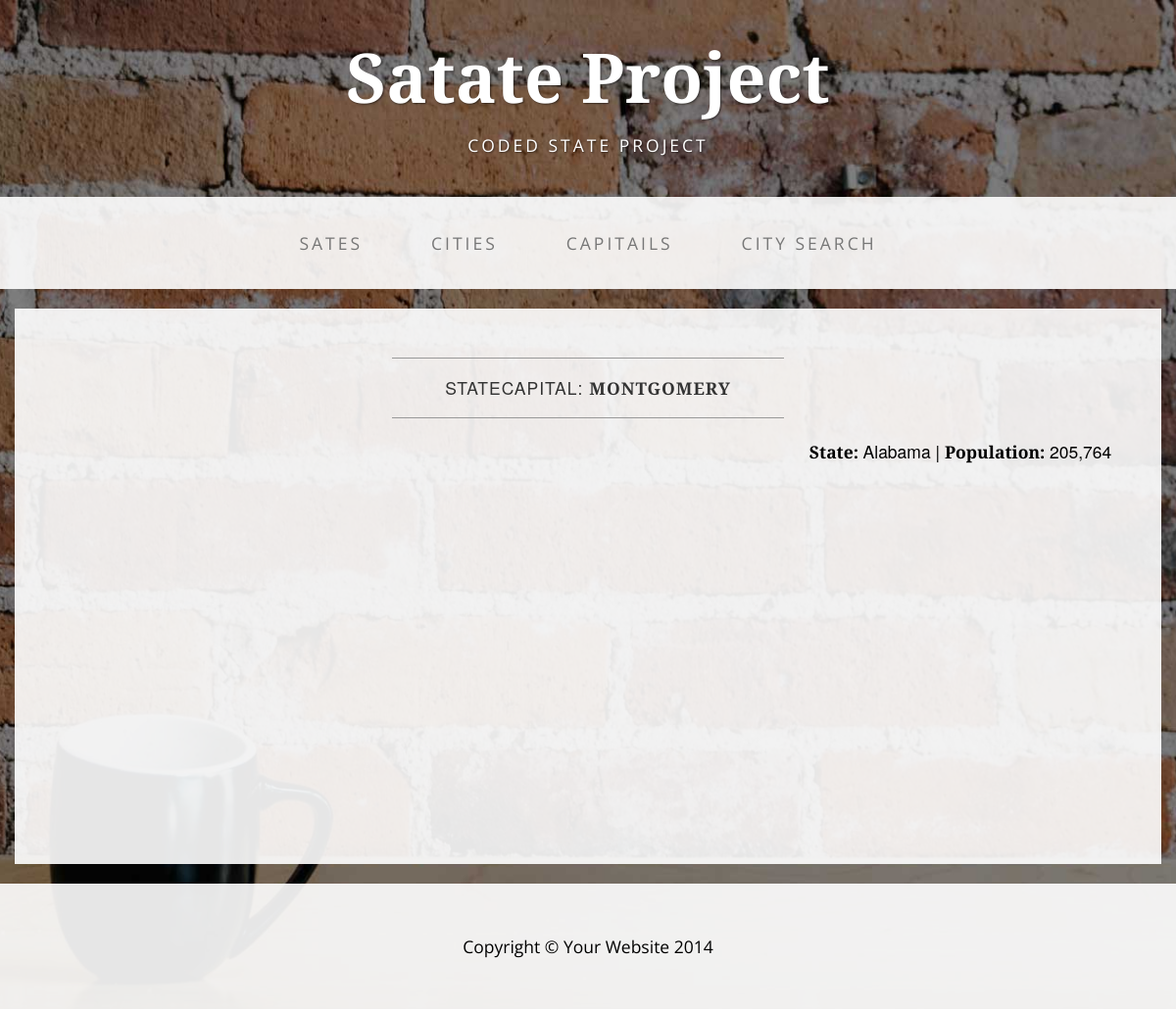
The app's page /statecapital_detail/99/ with its own data.
### app/models.py (models this page shows, shortened)
class StateCapital(models.Model):
	state = models.OneToOneField("app.State", null=True)
	name = models.CharField(max_length=100, null=True, blank=True)
	latitude = models.FloatField(null=True, blank=True)
	longitude = models.FloatField(null=True, blank=True)
	population = models.IntegerField(null=True, blank=True)

class State(models.Model):
	abbreviation = models.CharField(max_length=2, null=True, blank=True)
	name = models.CharField(max_length=100, null=True, blank=True)
	def __unicode__(self):
		return '%s' % self.name

### app/views.py (the view)
# urls.py: url(r'^statecapital_detail/(?P<pk>\d+)/', 'app.views.statecapital_detail'),
def statecapital_detail(request , pk ):
	context = {}
	statecapital = StateCapital.objects.get(pk = pk)
	context['statecapital'] = statecapital
	return render(request, 'statecapital_detail.html', context)

### app/templates/statecapital_detail.html (shortened to what this page needs)
{% extends 'base.html' %}
{% load staticfiles %}
{% load humanize %}
    {%block content %}
    <div class="container">
        <div class="row">
            <div class="box">
                <div class="col-lg-12">
                    <hr>
                    <h2 class="intro-text text-center">Statecapital:
                        <strong>{{ statecapital.name }}</strong>
                    </h2>
                    <hr>
                </div>
                <div class="col-md-8">
                    <iframe width="100%" height="400" frameborder="0" scrolling="no" marginheight="0" marginwidth="0" src="http://maps.google.com/maps?hl=en&amp;ie=UTF8&amp;ll={{ statecapital.latitude }}, {{ statecapital.longitude }}&amp;spn=56.506174,79.013672&amp;t=m&amp;z=7&amp;output=embed"></iframe>
                </div>
                <div class="col-md-4">
                    <p class='city-box'>
                        <b> State: </b> {{ statecapital.state }} |
                        <b> Population: </b> {{ statecapital.population|intcomma }}
                    </p>
                </div>
            </div>
        </div>
    </div>
    {%endblock%}

### app/static/css/business-casual.css (style rules this page uses)
body { font-family: "Open Sans","Helvetica Neue",Helvetica,Arial,sans-serif; background: url('../img/bg.jpg') no-repeat center center fixed; -webkit-background-size: cover; -moz-background-size: cover; background-size: cover; -o-background-size: cover; }
h1, h2, h3, h4, h5, h6 { text-transform: uppercase; font-family: "Josefin Slab","Helvetica Neue",Helvetica,Arial,sans-serif; font-weight: 700; letter-spacing: 1px; }
p { font-size: 1.25em; line-height: 1.6; color: #000; }
hr { max-width: 400px; border-color: #999999; }
.city-box { font-family: "Josefin Slab","Helvetica Neue",Helvetica,Arial,sans-serif; text-align: center; }
.box { margin-bottom: 20px; padding: 30px 15px; background: #fff; background: rgba(255,255,255,0.9); }
.intro-text { text-transform: uppercase; font-size: 1.25em; font-weight: 400; letter-spacing: 1px; }
@media screen and (min-width:1200px) { .box:after { content: ''; display: table; clear: both; } }

### records on screen
StateCapital: name "MONTGOMERY", state "Alabama", population "205,764"
